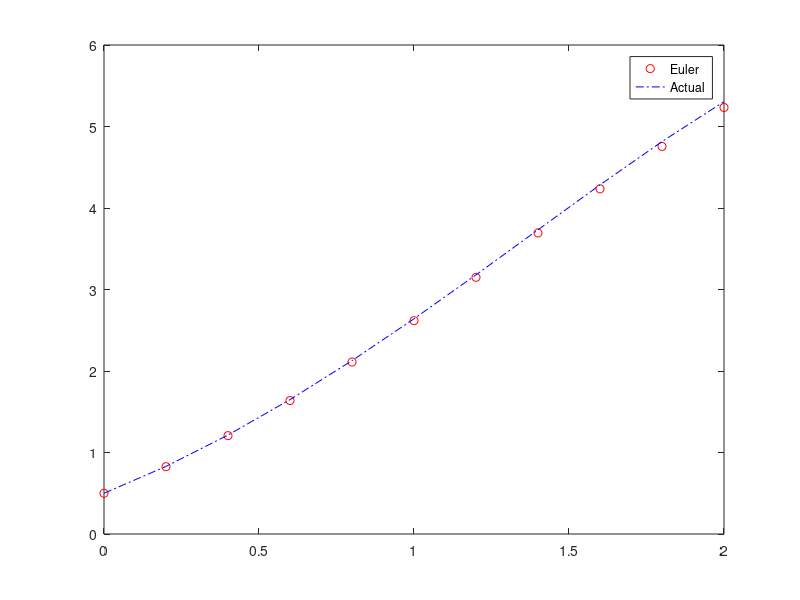

Write MATLAB code to recreate this figure.
% See notion 6.1 and notebook page 170
a = 0;
b = 2;
h = 0.2;
n = (b-a)/h;
alpha = 0.5;
f = @(t,y) y - t.^2 + 1;

t = zeros(1,n+1);
y = zeros(1,n+1);

t(1) = a;
y(1) = alpha;

for i = 1:n
    yeu = y(i) + h*f(t(i), y(i));
    t(i+1) = t(i) + h;
    y(i+1) = y(i) + (h/2)*(f(t(i), y(i)) + f(t(i+1), yeu));
end

plot(t, y, 'ro');
hold on;
t_act = 0:0.2:2;
f_act = @(t) (t+1).^2 - 0.5*exp(t);

plot(t_act, f_act(t_act), 'b-.');
legend('Euler', 'Actual');
